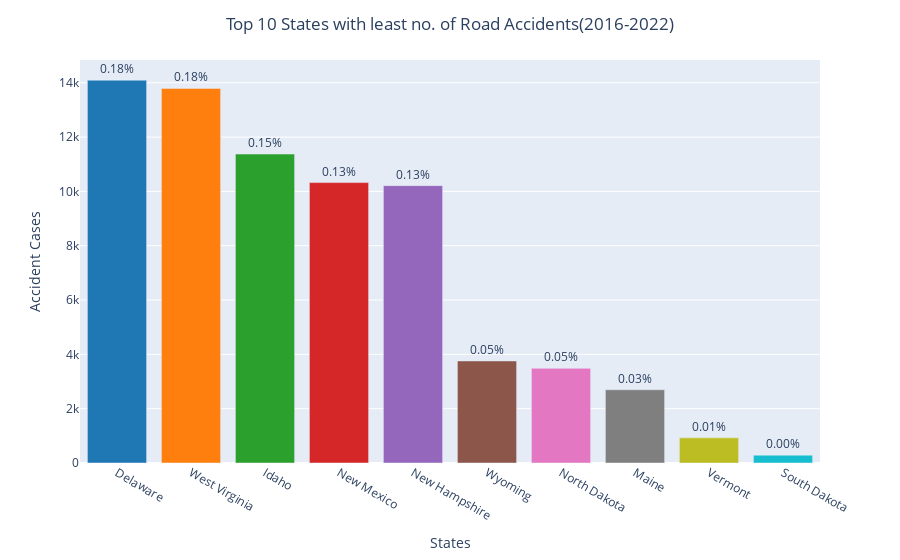

This figure's notebook cell:
### Code cell
total_cases = len(df)

# Calculate the percentage of total cases for each state
last_10_states['Percentage'] = (last_10_states['Cases'] / total_cases) * 100

# Define custom colors for the bars
custom_colors = ['#1f77b4', '#ff7f0e', '#2ca02c', '#d62728', '#9467bd',
                 '#8c564b', '#e377c2', '#7f7f7f', '#bcbd22', '#17becf']

fig = px.bar(
    last_10_states,
    x='State',
    y='Cases',
    color='State',  
    color_discrete_sequence=custom_colors, 
    text='Percentage',
    labels={'Percentage': 'Percentage (%)', 'Cases': 'Accident Cases', 'State': 'States'} 
)


# Display percentage as text on top of bars with a specific format
fig.update_traces(texttemplate='%{text:.2f}%', textposition='outside')

fig.update_layout(showlegend=False,
                 title={'text':'Top 10 States with least no. of Road Accidents(2016-2022)', 'x':0.5})

fig.show()

### Figure 1 — Plotly figure (JSON) as saved in the notebook; plotly's stock layout.template omitted (floating-point values rounded to 4 significant figures)
{"data": [{"alignmentgroup": "True", "hovertemplate": "States=%{x}<br>Accident Cases=%{y}<br>Percentage (%)=%{text}<extra></extra>", "legendgroup": "Delaware", "marker": {"color": "#1f77b4", "pattern": {"shape": ""}}, "name": "Delaware", "offsetgroup": "Delaware", "orientation": "v", "showlegend": true, "text": [0.1824], "textposition": "outside", "texttemplate": "%{text:.2f}%", "type": "bar", "x": ["Delaware"], "xaxis": "x", "y": [14097], "yaxis": "y"}, {"alignmentgroup": "True", "hovertemplate": "States=%{x}<br>Accident Cases=%{y}<br>Percentage (%)=%{text}<extra></extra>", "legendgroup": "West Virginia", "marker": {"color": "#ff7f0e", "pattern": {"shape": ""}}, "name": "West Virginia", "offsetgroup": "West Virginia", "orientation": "v", "showlegend": true, "text": [0.1785], "textposition": "outside", "texttemplate": "%{text:.2f}%", "type": "bar", "x": ["West Virginia"], "xaxis": "x", "y": [13793], "yaxis": "y"}, {"alignmentgroup": "True", "hovertemplate": "States=%{x}<br>Accident Cases=%{y}<br>Percentage (%)=%{text}<extra></extra>", "legendgroup": "Idaho", "marker": {"color": "#2ca02c", "pattern": {"shape": ""}}, "name": "Idaho", "offsetgroup": "Idaho", "orientation": "v", "showlegend": true, "text": [0.1472], "textposition": "outside", "texttemplate": "%{text:.2f}%", "type": "bar", "x": ["Idaho"], "xaxis": "x", "y": [11376], "yaxis": "y"}, {"alignmentgroup": "True", "hovertemplate": "States=%{x}<br>Accident Cases=%{y}<br>Percentage (%)=%{text}<extra></extra>", "legendgroup": "New Mexico", "marker": {"color": "#d62728", "pattern": {"shape": ""}}, "name": "New Mexico", "offsetgroup": "New Mexico", "orientation": "v", "showlegend": true, "text": [0.1336], "textposition": "outside", "texttemplate": "%{text:.2f}%", "type": "bar", "x": ["New Mexico"], "xaxis": "x", "y": [10325], "yaxis": "y"}, {"alignmentgroup": "True", "hovertemplate": "States=%{x}<br>Accident Cases=%{y}<br>Percentage (%)=%{text}<extra></extra>", "legendgroup": "New Hampshire", "marker": {"color": "#9467bd", "pattern": {"shape": ""}}, "name": "New Hampshire", "offsetgroup": "New Hampshire", "orientation": "v", "showlegend": true, "text": [0.1321], "textposition": "outside", "texttemplate": "%{text:.2f}%", "type": "bar", "x": ["New Hampshire"], "xaxis": "x", "y": [10213], "yaxis": "y"}, {"alignmentgroup": "True", "hovertemplate": "States=%{x}<br>Accident Cases=%{y}<br>Percentage (%)=%{text}<extra></extra>", "legendgroup": "Wyoming", "marker": {"color": "#8c564b", "pattern": {"shape": ""}}, "name": "Wyoming", "offsetgroup": "Wyoming", "orientation": "v", "showlegend": true, "text": [0.04861], "textposition": "outside", "texttemplate": "%{text:.2f}%", "type": "bar", "x": ["Wyoming"], "xaxis": "x", "y": [3757], "yaxis": "y"}, {"alignmentgroup": "True", "hovertemplate": "States=%{x}<br>Accident Cases=%{y}<br>Percentage (%)=%{text}<extra></extra>", "legendgroup": "North Dakota", "marker": {"color": "#e377c2", "pattern": {"shape": ""}}, "name": "North Dakota", "offsetgroup": "North Dakota", "orientation": "v", "showlegend": true, "text": [0.04512], "textposition": "outside", "texttemplate": "%{text:.2f}%", "type": "bar", "x": ["North Dakota"], "xaxis": "x", "y": [3487], "yaxis": "y"}, {"alignmentgroup": "True", "hovertemplate": "States=%{x}<br>Accident Cases=%{y}<br>Percentage (%)=%{text}<extra></extra>", "legendgroup": "Maine", "marker": {"color": "#7f7f7f", "pattern": {"shape": ""}}, "name": "Maine", "offsetgroup": "Maine", "orientation": "v", "showlegend": true, "text": [0.03491], "textposition": "outside", "texttemplate": "%{text:.2f}%", "type": "bar", "x": ["Maine"], "xaxis": "x", "y": [2698], "yaxis": "y"}, {"alignmentgroup": "True", "hovertemplate": "States=%{x}<br>Accident Cases=%{y}<br>Percentage (%)=%{text}<extra></extra>", "legendgroup": "Vermont", "marker": {"color": "#bcbd22", "pattern": {"shape": ""}}, "name": "Vermont", "offsetgroup": "Vermont", "orientation": "v", "showlegend": true, "text": [0.01198], "textposition": "outside", "texttemplate": "%{text:.2f}%", "type": "bar", "x": ["Vermont"], "xaxis": "x", "y": [926], "yaxis": "y"}, {"alignmentgroup": "True", "hovertemplate": "States=%{x}<br>Accident Cases=%{y}<br>Percentage (%)=%{text}<extra></extra>", "legendgroup": "South Dakota", "marker": {"color": "#17becf", "pattern": {"shape": ""}}, "name": "South Dakota", "offsetgroup": "South Dakota", "orientation": "v", "showlegend": true, "text": [0.003739], "textposition": "outside", "texttemplate": "%{text:.2f}%", "type": "bar", "x": ["South Dakota"], "xaxis": "x", "y": [289], "yaxis": "y"}], "layout": {"barmode": "relative", "legend": {"title": {"text": "States"}, "tracegroupgap": 0}, "margin": {"t": 60}, "showlegend": false, "title": {"text": "Top 10 States with least no. of Road Accidents(2016-2022)", "x": 0.5}, "xaxis": {"anchor": "y", "categoryarray": ["Delaware", "West Virginia", "Idaho", "New Mexico", "New Hampshire", "Wyoming", "North Dakota", "Maine", "Vermont", "South Dakota"], "categoryorder": "array", "domain": [0, 1], "title": {"text": "States"}}, "yaxis": {"anchor": "x", "domain": [0, 1], "title": {"text": "Accident Cases"}}}}
